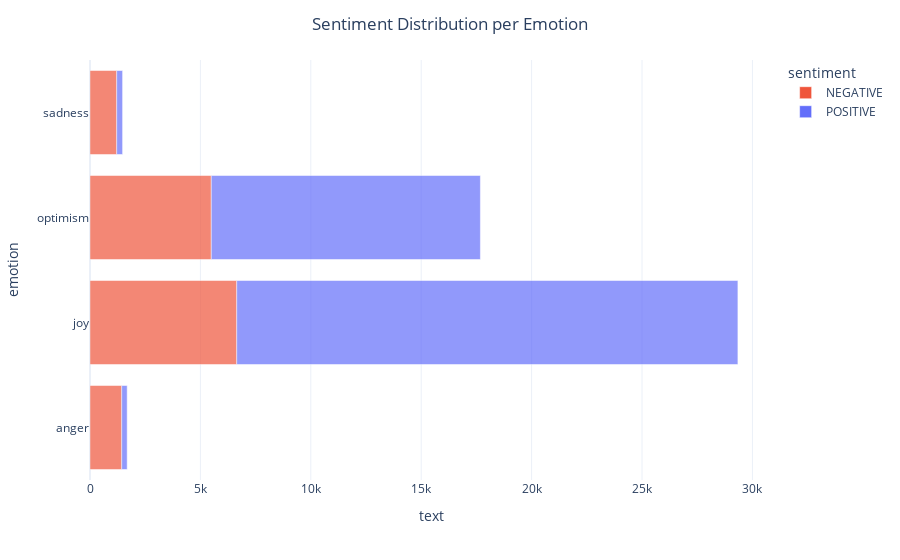

Here is the notebook cell this chart was saved with:
### Code cell
Fig = px.bar(Grouped,
              x="text",
              y="emotion",
              template='plotly_white',
              color_discrete_sequence=['#EF553B', '#636EFA'],
              color="sentiment",
              opacity=0.7)
Fig.update_layout(title={
    'text': "Sentiment Distribution per Emotion",
    'x': 0.5,
    'xanchor': 'center'
})

### Figure 1 — Plotly figure (JSON) as saved in the notebook; plotly's stock layout.template omitted (floating-point values rounded to 4 significant figures)
{"data": [{"alignmentgroup": "True", "hovertemplate": "sentiment=NEGATIVE<br>text=%{x}<br>emotion=%{y}<extra></extra>", "legendgroup": "NEGATIVE", "marker": {"color": "#EF553B", "opacity": 0.7, "pattern": {"shape": ""}}, "name": "NEGATIVE", "offsetgroup": "NEGATIVE", "orientation": "h", "showlegend": true, "textposition": "auto", "type": "bar", "x": [1435, 6645, 5492, 1209], "xaxis": "x", "y": ["anger", "joy", "optimism", "sadness"], "yaxis": "y"}, {"alignmentgroup": "True", "hovertemplate": "sentiment=POSITIVE<br>text=%{x}<br>emotion=%{y}<extra></extra>", "legendgroup": "POSITIVE", "marker": {"color": "#636EFA", "opacity": 0.7, "pattern": {"shape": ""}}, "name": "POSITIVE", "offsetgroup": "POSITIVE", "orientation": "h", "showlegend": true, "textposition": "auto", "type": "bar", "x": [249, 22697, 12188, 268], "xaxis": "x", "y": ["anger", "joy", "optimism", "sadness"], "yaxis": "y"}], "layout": {"barmode": "relative", "legend": {"title": {"text": "sentiment"}, "tracegroupgap": 0}, "margin": {"t": 60}, "title": {"text": "Sentiment Distribution per Emotion", "x": 0.5, "xanchor": "center"}, "xaxis": {"anchor": "y", "domain": [0, 1], "title": {"text": "text"}}, "yaxis": {"anchor": "x", "domain": [0, 1], "title": {"text": "emotion"}}}}
